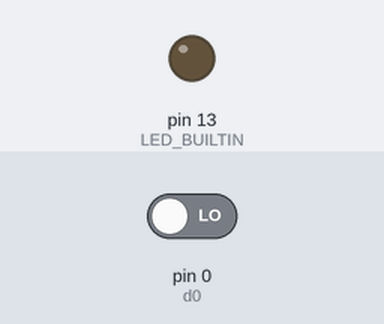
A sketch run on a simulated Arduino Uno, built with avr-gcc and run on an emulated ATmega328P. Parts: output pins drawn as LEDs (lit = HIGH). The inputs (shaded band) are chosen by the test bench; at power-on: pin 0 (d0) LOW.

Above: at 1.3 s.
1.4 s: pin 0 (d0) driven HIGH
At 2.0 s:
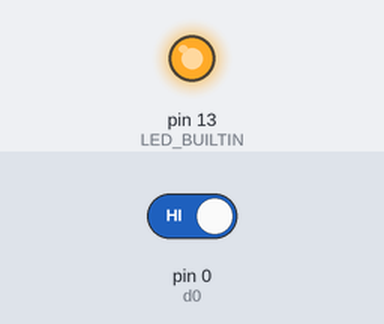
2.9 s: pin 0 (d0) driven LOW
At 3.2 s:
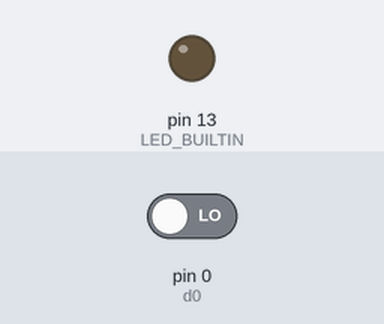
Timing chart, 0 to 5.9 s (numbered marks = the images above; inputs shaded):
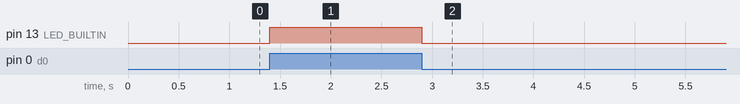

Measured:
- after the input at 1.4 s, pin 13 (LED_BUILTIN): LOW → HIGH at once
- after the input at 2.9 s, pin 13 (LED_BUILTIN): HIGH → LOW at once

The sketch:

Buttons_scetch.ino
```cpp
// RUN Leds scetch

const int b0 = 13;
const int d0 = 0;
int ms_delay = 100;

void setup() {

  pinMode(d0, INPUT);
  pinMode(LED_BUILTIN, OUTPUT);
  digitalWrite(LED_BUILTIN, LOW);
  delay(ms_delay);

}

void loop() {

  int value = digitalRead(d0);
  digitalWrite(LED_BUILTIN, value);
  delay(ms_delay);

}
```
